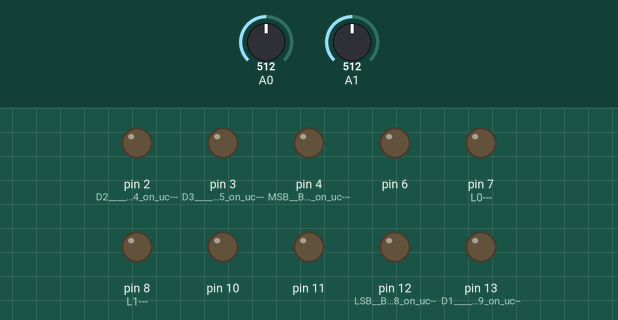
This sketch was run on a simulated Arduino Uno, built with avr-gcc and run on an emulated ATmega328P. Shown: output pins drawn as LEDs (lit = HIGH). The inputs (shaded band) are chosen by the test bench; at power-on: A0 = 512, A1 = 512.

Above: at 0.1 s.
At 2.1 s:
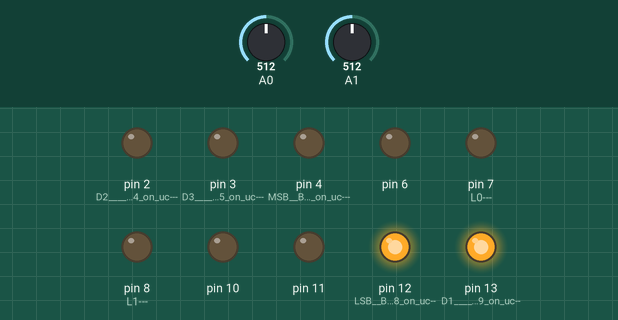
Timing chart, 0 to 3.6 s (numbered marks = the images above):
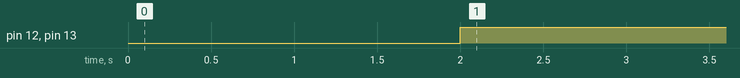

The sketch:

switch_select.ino
```cpp
float data1=0,data2=0;
float Vin=3.3,vout1=0,vout2=0;
int d[5]= {0,0,0,0,0};
bool flag=true;

void setup()
{
  //sensor pins
  pinMode(6,OUTPUT);
  pinMode(10,OUTPUT);
  pinMode(11,OUTPUT);
  //SnH pins
  pinMode(7,OUTPUT);    //L0--->ADC1-->A0
  pinMode(8,OUTPUT);    //L1--->ADC2-->A1
  //switch pins
  pinMode(12,OUTPUT);        //LSB  B0    pin 18 on uc--->51K
  pinMode(13,OUTPUT);        //D1         pin 19 on uc--->100K
  pinMode(2,OUTPUT);         //D2         pin 4 on uc---->820K
  pinMode(3,OUTPUT);         //D3         pin 5 on uc---->1.6M
  pinMode(4,OUTPUT);         //MSB  B4    pin 6 on uc---->18M
}

void loop()
{
  digitalWrite(9,LOW);    //CLK
  digitalWrite(5,LOW);    //CLKB

  digitalWrite(7,LOW);   //sample the value for adc1
  digitalWrite(8,LOW);   //sample the value for adc2

    delay(2000);
    d[0]=1;
    d[1]=1;
    d[2]=0;
    d[3]=0;
    d[4]=0;
    pinset(d);
    data1=analogRead(A0);
    vout1=(data1*Vin)/1023.0;
    Serial.println(vout1);
    delay(2000);
    data2=analogRead(A1);
    vout2=(data2*Vin)/1023.0;
    Serial.println(vout2);
    delay(2000);
    //flag=false;

}


void pinset(int d[])
{
    digitalWrite(12, d[0]);    //LSB -->DO
    digitalWrite(13, d[1]);
    digitalWrite(2, d[2]);
    digitalWrite(3, d[3]);
    digitalWrite(4,d[4]);

}
```

Measured:
- by itself, pin 12 (LSB__B0____pin_18_on_uc--), pin 13 (D1_________pin_19_on_uc--): LOW → HIGH at 2.0 s
